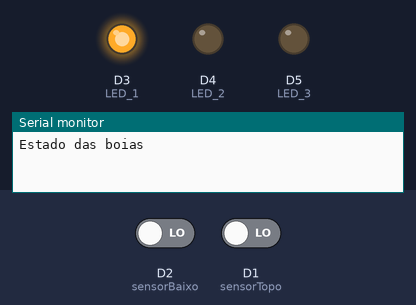
This sketch was run on a simulated ESP8266 (NodeMCU). Parts: output pins drawn as LEDs (lit = HIGH), the last lines printed to the serial monitor. The test bench sets the inputs (shaded band); at power-on: D2 (sensorBaixo) LOW, D1 (sensorTopo) LOW.

Above: at 2.8 s.
2.9 s: D2 (sensorBaixo) driven HIGH
At 3.4 s:
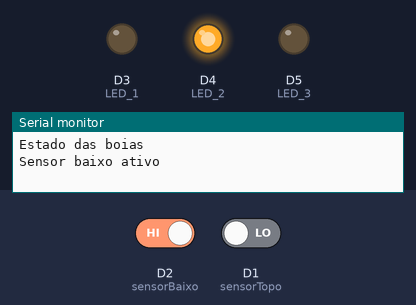
4.5 s: D1 (sensorTopo) driven HIGH
At 5.6 s:
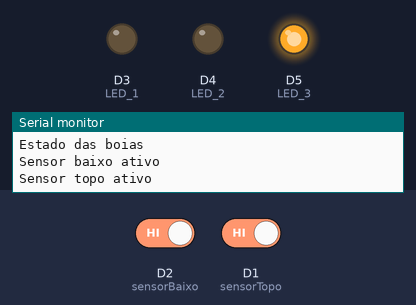
6.5 s: D1 (sensorTopo) driven LOW
At 7.9 s:
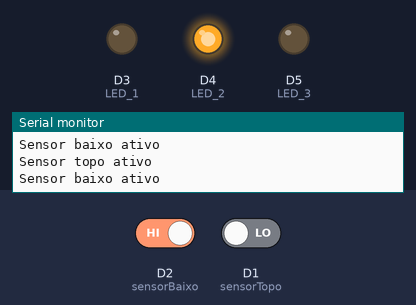
8.5 s: D2 (sensorBaixo) driven LOW
At 10.2 s:
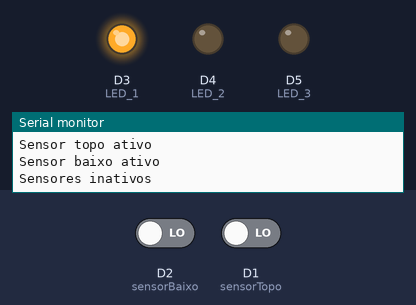
Timing chart, 0 to 11.6 s (numbered marks = the images above; inputs shaded):
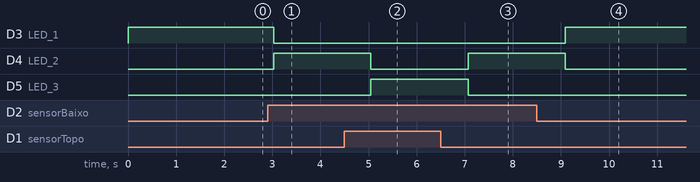

Measured:
- after the input at 2.9 s, D3 (LED_1): HIGH → LOW after 0.13 s; D4 (LED_2): LOW → HIGH after 0.13 s
- after the input at 4.5 s, D4 (LED_2): HIGH → LOW after 0.55 s; D5 (LED_3): LOW → HIGH after 0.55 s
- after the input at 6.5 s, D4 (LED_2): LOW → HIGH after 0.57 s; D5 (LED_3): HIGH → LOW after 0.57 s
- after the input at 8.5 s, D3 (LED_1): LOW → HIGH after 0.59 s; D4 (LED_2): HIGH → LOW after 0.59 s

The sketch:

pi_apresentacao_2.ino
```cpp
// define pinagem
#define sensorTopo  D1
#define sensorBaixo  D2
#define LED_1  D3
#define LED_2  D4
#define LED_3  D5

// define variáveis para guardar as condições dos sensores
bool sensorTopoAtivo = false;
bool sensorBaixoAtivo = false;
bool ultimoSensorTopoAtivo = false;
bool ultimoSensorBaixoAtivo = false;

void setup() {
  Serial.begin(9600);

  // configura pinos de entrada e saída
  pinMode(sensorTopo, INPUT);
  pinMode(sensorBaixo, INPUT);
  pinMode(LED_1, OUTPUT);
  pinMode(LED_2, OUTPUT);
  pinMode(LED_3, OUTPUT);

  Serial.println("Estado das boias");
  Serial.println();
}

void loop() {
  // atribui valor as variáveis que guardam o estado dos sensores
  sensorTopoAtivo = digitalRead(sensorTopo) == HIGH;
  sensorBaixoAtivo = digitalRead(sensorBaixo) == HIGH;

  // configura leds de acordo com o estado dos sensores
  digitalWrite(LED_1, !sensorTopoAtivo && !sensorBaixoAtivo);
  digitalWrite(LED_2, sensorBaixoAtivo && !sensorTopoAtivo);
  digitalWrite(LED_3, sensorTopoAtivo && sensorBaixoAtivo);
  digitalWrite(LED_3, sensorTopoAtivo);

  delay(10);

  // verifica se houve alteração no estado dos sensores, se sim, envia infos para o banco de dados, chamando a função "insereInfosNoMySQL"
  if (sensorTopoAtivo != ultimoSensorTopoAtivo || sensorBaixoAtivo != ultimoSensorBaixoAtivo) {
    if (sensorTopoAtivo == HIGH) {
      Serial.println("Sensor topo ativo");
    }
    else if (sensorTopoAtivo == LOW && sensorBaixoAtivo == HIGH) {
      Serial.println("Sensor baixo ativo");
    } else {
      Serial.println("Sensores inativos");
    }
  }

  // variáveis para guardar última checagem dos sensores
  ultimoSensorTopoAtivo = sensorTopoAtivo;
  ultimoSensorBaixoAtivo = sensorBaixoAtivo;

  delay(1000);
}
```
